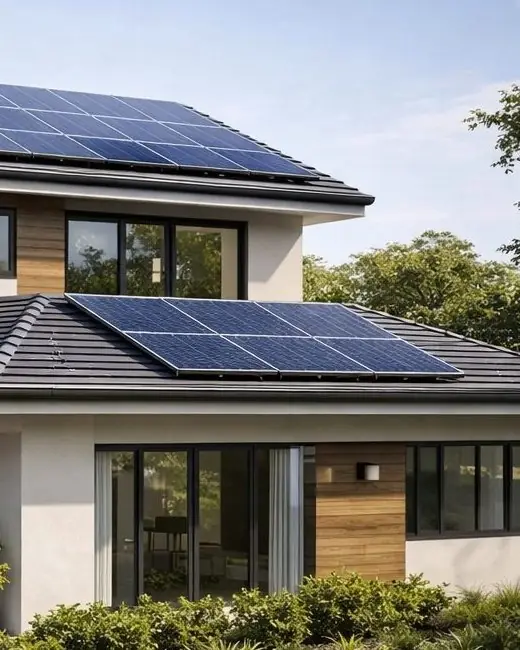
#> input picture site/assets/img/about.webp, 520 x 650 px, given in place of wide_day.png, which was not available
$ python build_layers_v1.py
#> lines starting #> are read from the running program, lines starting #| are printed output that depends on the picture; after the words box and inside, x2 and y2 are one past the last pixel; in counts of white or black regions, pixels touching at a corner belong together
from PIL import Image, ImageDraw
import numpy as np
from scipy import ndimage
rng=np.random.default_rng(3)
im=Image.open('/tmp/claude-0/hero/wide_day.png').convert('RGB'); W,H=im.size
#> further down, im is the input picture: PIL image 520x650 RGB; mean R, G, B 128.4, 128.9, 125.9
#> after `W, H = im.size`: W = 520; H = 650
A=np.asarray(im).astype(float)/255
dx,dy=437,172
r,g,b=A[...,0],A[...,1],A[...,2]
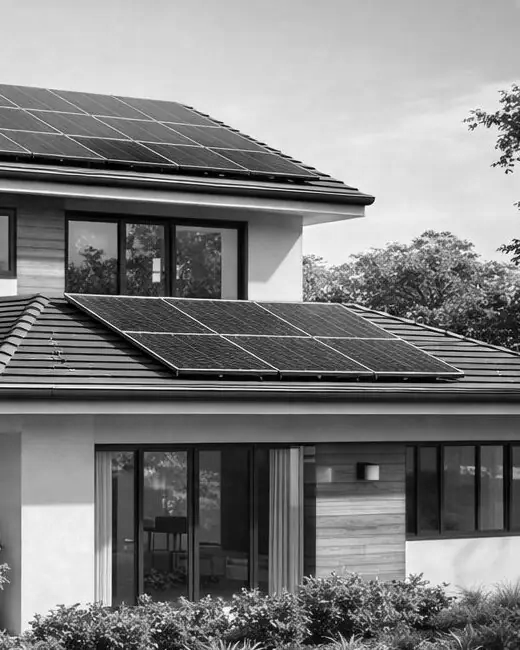
#> r: shape (650, 520) float64; min 0, max 1, mean 0.504
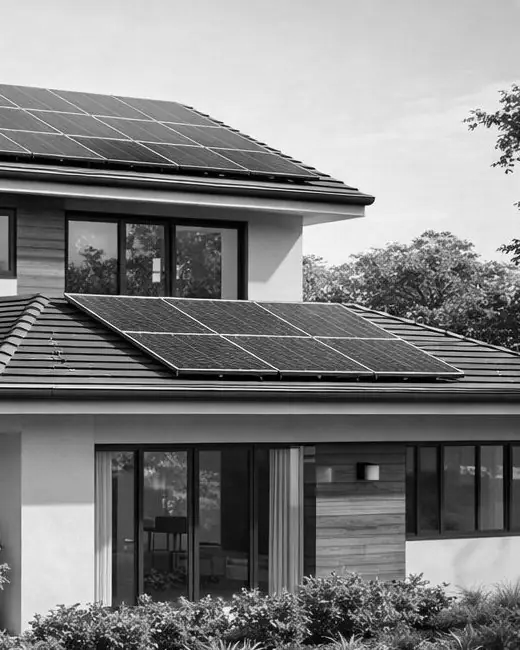
#> g: shape (650, 520) float64; min 0, max 1, mean 0.505
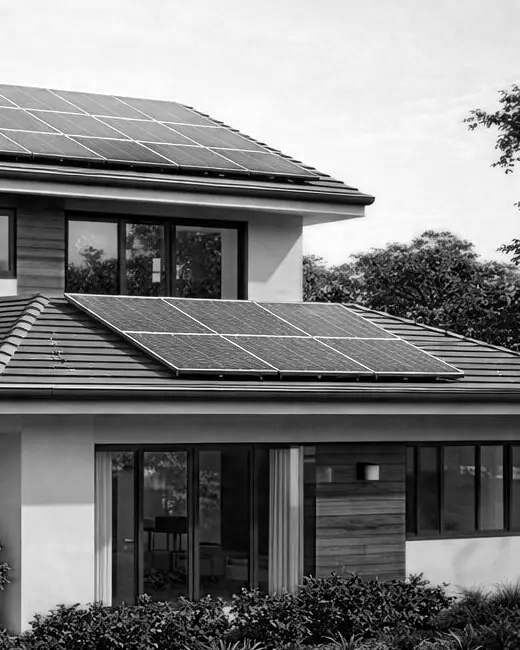
#> b: shape (650, 520) float64; min 0, max 1, mean 0.494
cand=((b>r+0.06)&(b>0.5))|(A.mean(2)>0.8)
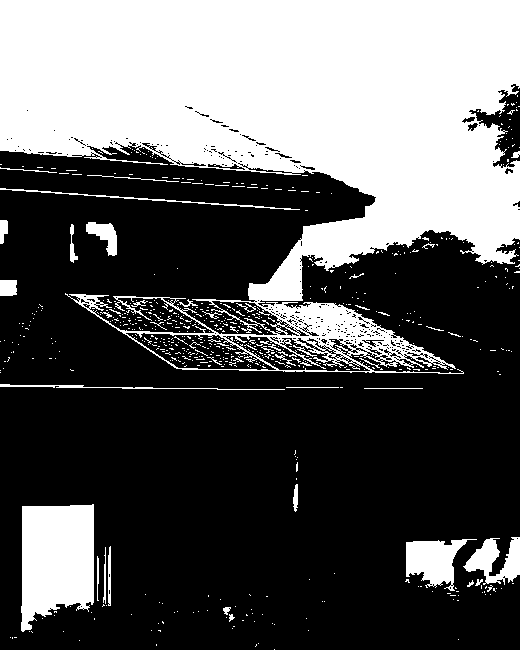
#> cand: shape (650, 520) bool; 36.5% white; 632 white regions (589 under 20 px), largest, box (x1, y1, x2, y2) and area: (0, 0, 520, 374) 106936, (21, 504, 94, 632) 7655, (406, 539, 477, 591) 1998
cand[dy+448:]=False
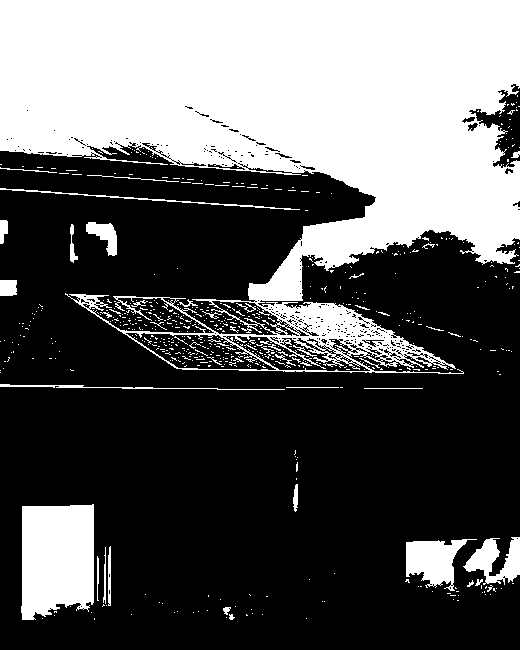
#> cand: shape (650, 520) bool; 36.5% white; 609 white regions (566 under 20 px), largest, box (x1, y1, x2, y2) and area: (0, 0, 520, 374) 106936, (21, 504, 94, 620) 7553, (406, 539, 477, 591) 1998
lab,n=ndimage.label(cand); top=set(np.unique(lab[0:3,:]))-{0}
#> after `lab, n = ndimage.label(cand)`:
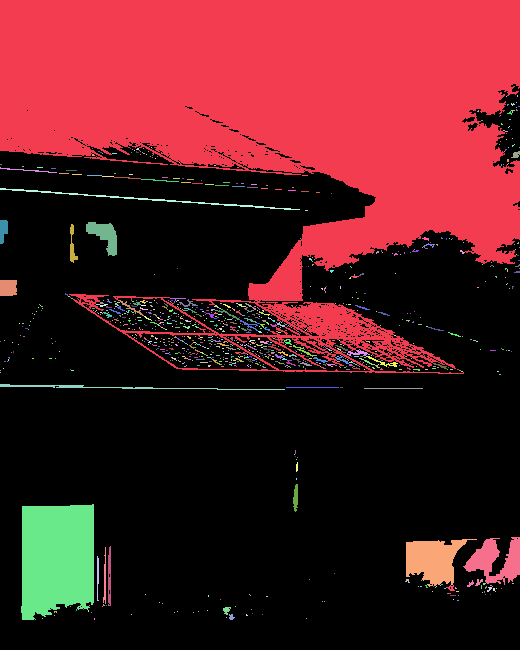
#> lab: shape (650, 520) int32; 1047 distinct labels, from 0 to 1046; one colour per label, 0 black
#> after `lab, n = ndimage.label(cand)`: n = 1046
#> after `top = set(np.unique(lab[0:3, :])) - {0}`: top = 1 item
sky=np.isin(lab,list(top))
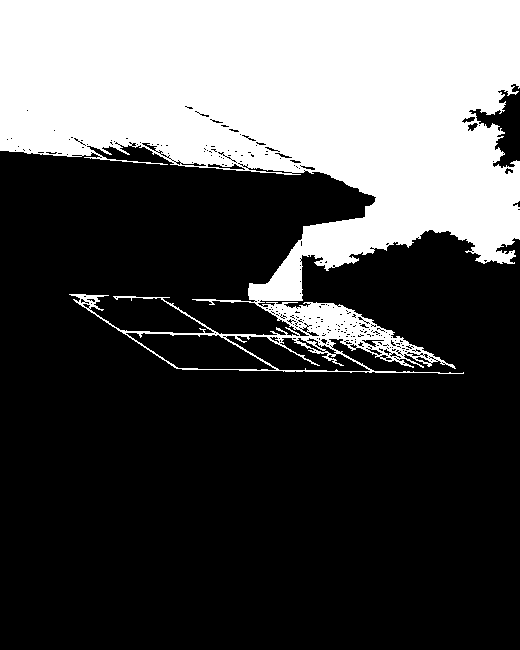
#> sky: shape (650, 520) bool; 31.3% white; 1 white region, box (x1, y1, x2, y2) and area: (0, 0, 520, 374) 105825
#> (the run stopped early here; a loop or call above may not have finished)

$ run again, on site/assets/img/blog1.webp
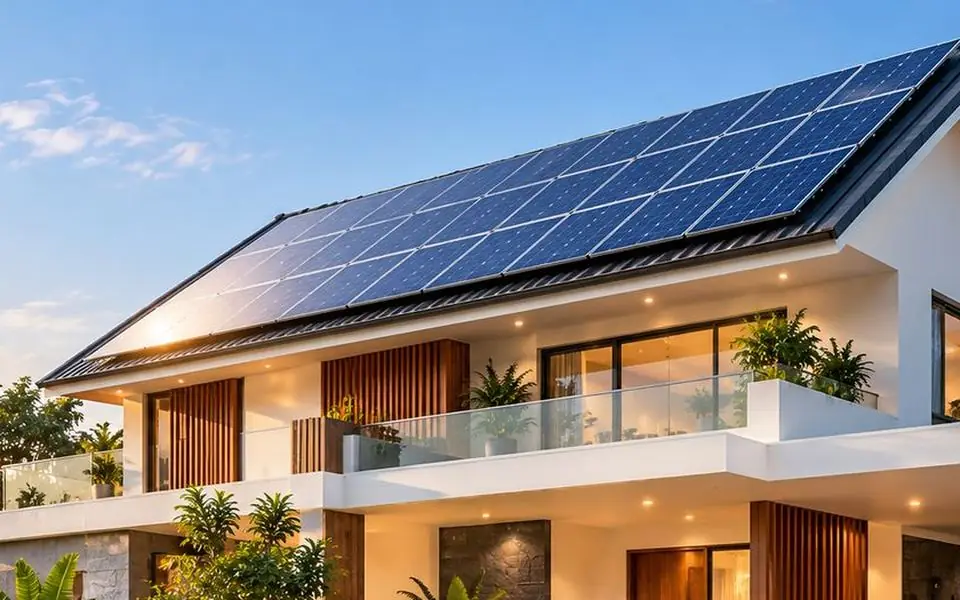
#> input picture site/assets/img/blog1.webp, 960 x 600 px, given in place of wide_day.png, which was not available
#> im is the input picture: PIL image 960x600 RGB; mean R, G, B 139.4, 139.1, 143.2
#> cand: shape (600, 960) bool; 48% white; 969 white regions (924 under 20 px), largest, box (x1, y1, x2, y2) and area: (0, 0, 960, 396) 228170, (372, 196, 960, 498) 27667, (0, 477, 191, 539) 4956
#> `lab, n = ndimage.label(cand)`:
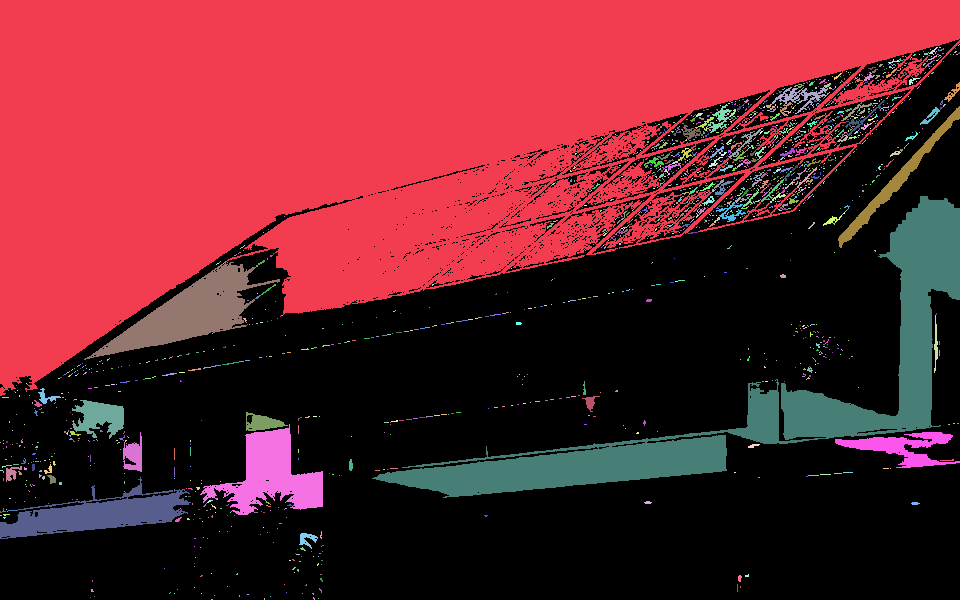
#> lab: shape (600, 960) int32; 1955 distinct labels, from 0 to 1954; one colour per label, 0 black
#> n = 1954
#> top = 1 item
#> `sky=np.isin(lab,list(top))`:
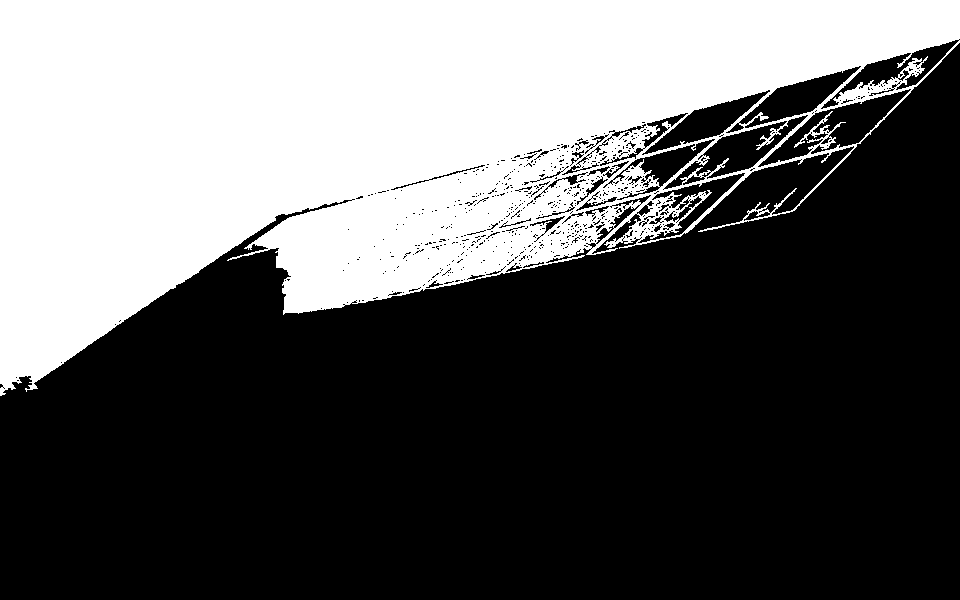
#> sky: shape (600, 960) bool; 37.8% white; 1 white region, box (x1, y1, x2, y2) and area: (0, 0, 960, 396) 217955
